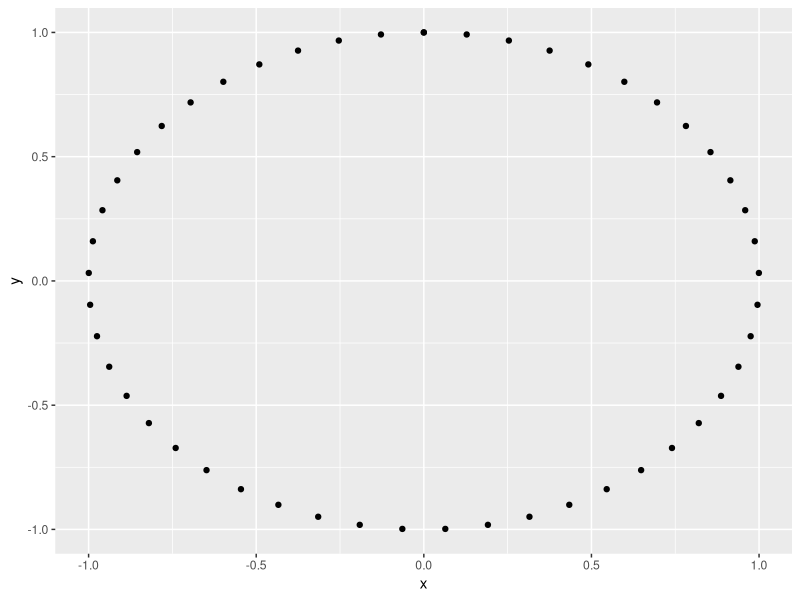
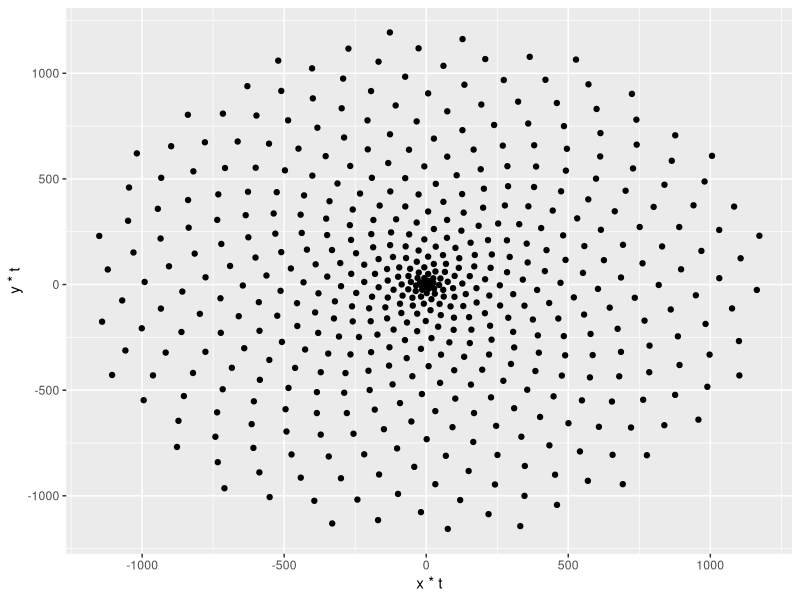
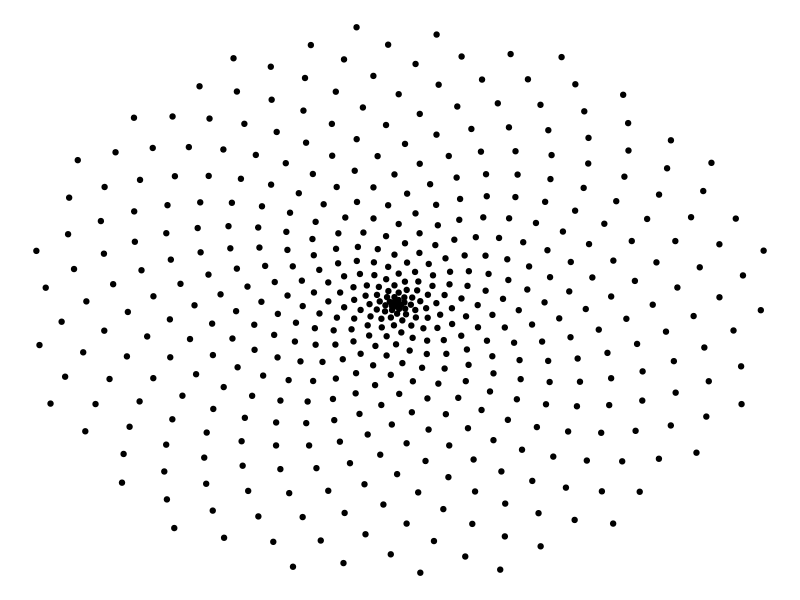
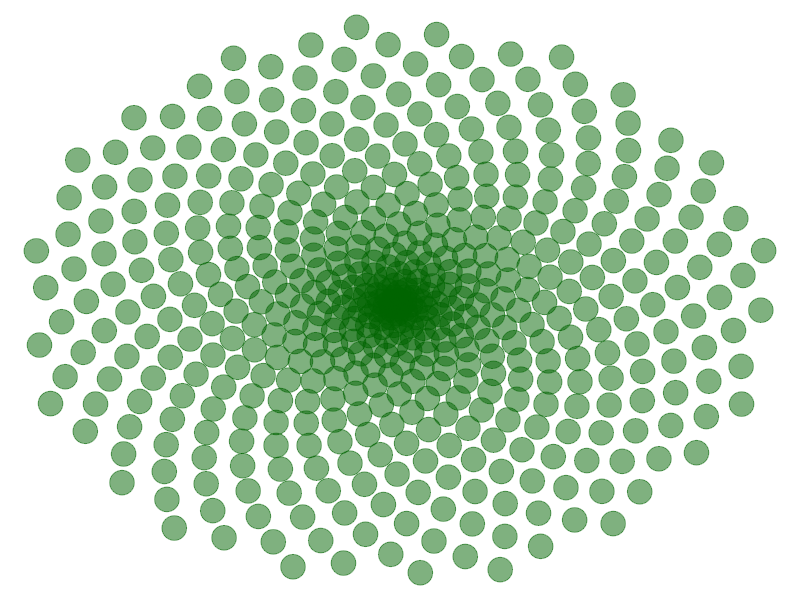
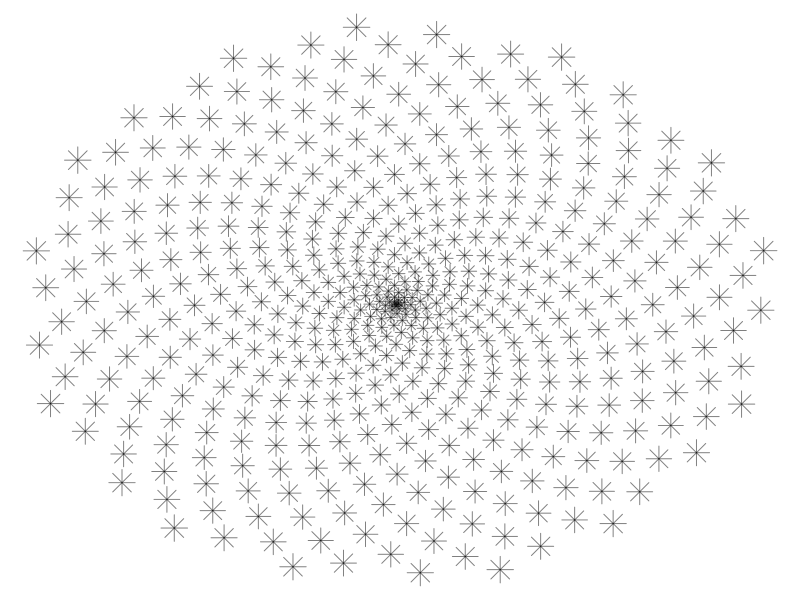
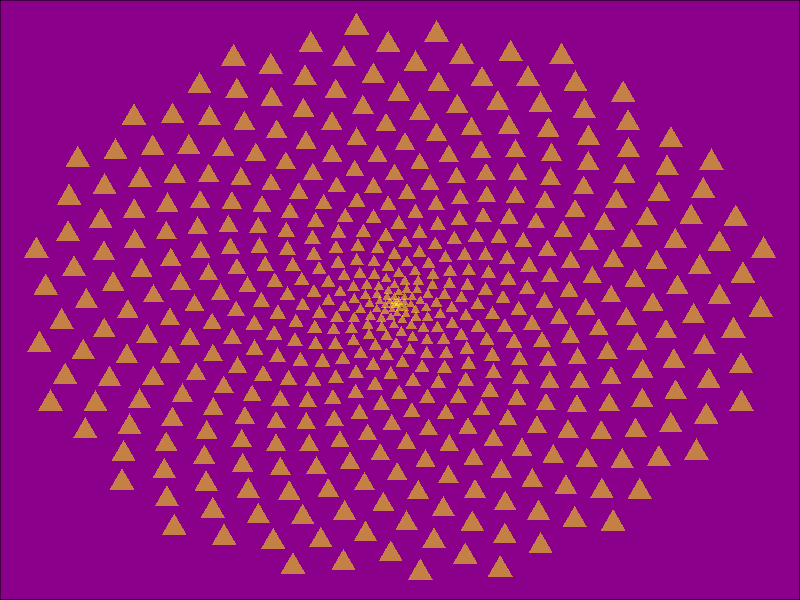
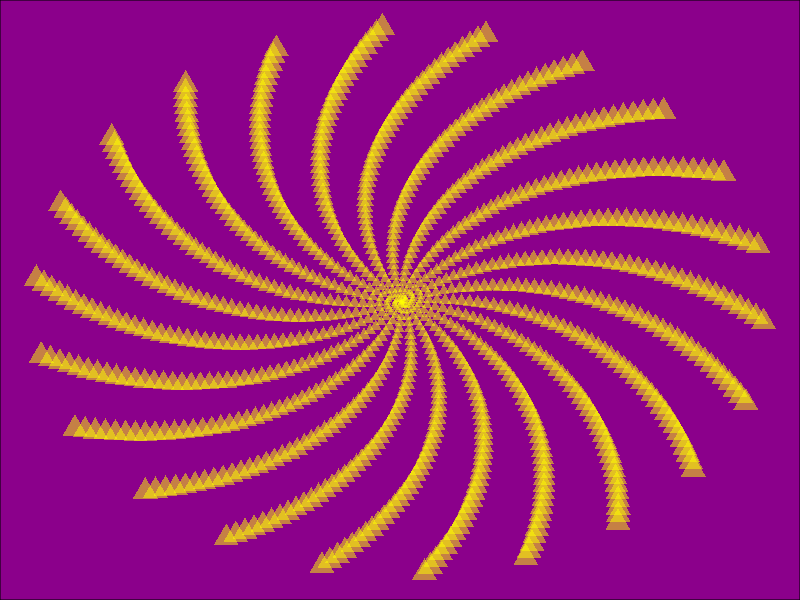
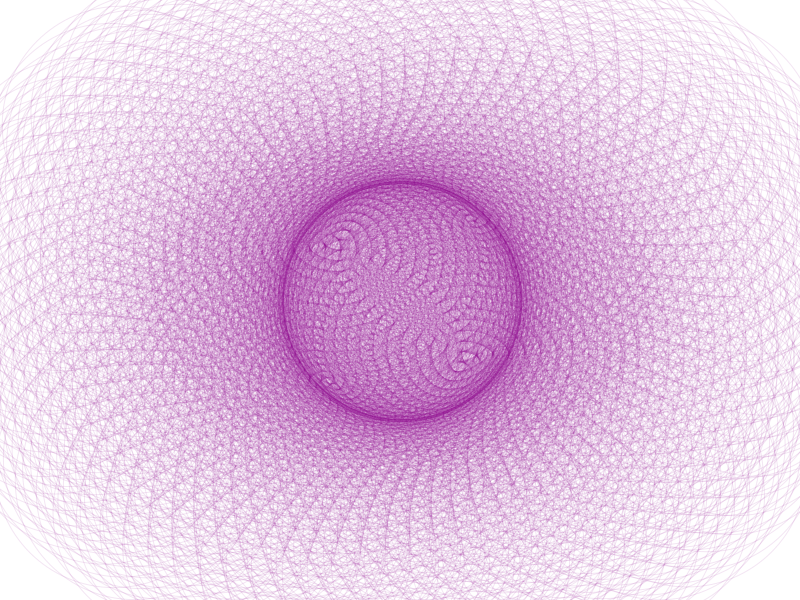

Write R code to recreate these figures, in order.
## ---- chunk 1
knitr::opts_chunk$set(echo = TRUE, message = FALSE, warning = FALSE, fig.align = "center")
## ---- chunk 2
library(ggplot2)

options(repr.plot.width = 4, repr.plot.height = 4)

t <- seq(0, 2*pi, length.out = 50)
x <- sin(t)
y <- cos(t)
df <- data.frame(t, x, y)

# Make a scatter plot of points in a circle
p <- ggplot(df, aes(x, y))
p + geom_point()

# Defining the number of points
points <- 500

# Defining the Golden Angle
angle <- pi*(3-sqrt(5))

t <- (1:points) * angle
x <- sin(t)
y <-cos(t)
df <- data.frame(t, x, y)

# Make a scatter plot of points in a spiral
p <- ggplot(df, aes(x*t, y*t))
p + geom_point()

df <- data.frame(t, x, y)

# Make a scatter plot of points in a spiral
p <- ggplot(df, aes(x*t, y*t))
p + geom_point() +
theme_void()

# Add colour, size, and transparency to plot

p <- ggplot(df, aes(x*t, y*t))
p + geom_point(size = 8, alpha = 0.5, color = "darkgreen") +
theme_void()

# Map size to variable t and move legend

p <- ggplot(df, aes(x*t, y*t))
p + geom_point(aes(size = t), alpha = 0.5, color = "black", shape = 8) +
theme_void() +
theme(legend.position="none")

# Plot sunflower

p <- ggplot(df, aes(x*t, y*t))
p + geom_point(aes(size = t), alpha = 0.5, color = "yellow", shape = 17) +
theme_void() +
theme(legend.position="none", plot.background = element_rect(fill = "darkmagenta"))

# Changle angle from golden angle (aprrox 2.4) to 2.0
angle <- 2
points <- 1000

t <- (1:points)*angle
x <- sin(t)
y <- cos(t)

df <- data.frame(t, x, y)

p <- ggplot(df, aes(x*t, y*t))
p + geom_point(aes(size = t), alpha = 0.5, color = "yellow", shape = 17) +
theme_void() +
theme(legend.position="none", plot.background = element_rect(fill = "darkmagenta"))

# Final plot

angle <- 13*pi/180
points <- 2000

t <- (1:points)*angle
x <- sin(t)
y <- cos(t)

df <- data.frame(t, x, y)

p <- ggplot(df, aes(x*t, y*t))
p + geom_point(aes(size = t), alpha = 0.1, color = "magenta4", shape = 1, size = 80) +
theme_void() +
theme(legend.position="none")
